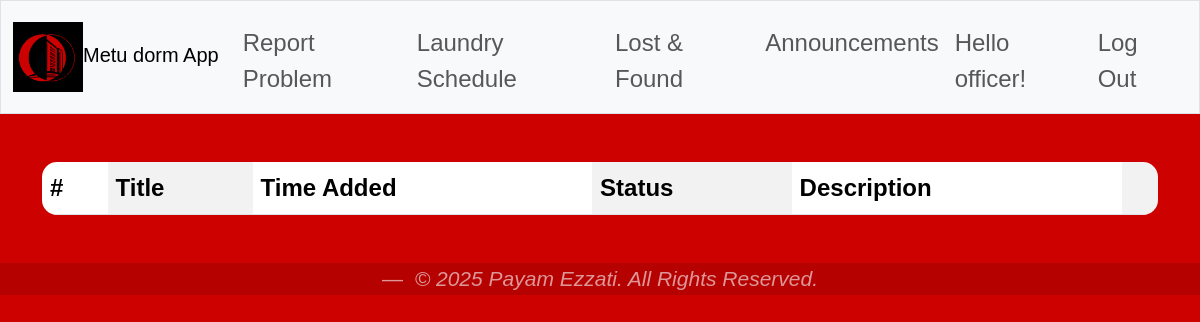
Before: /report_problem (signed in) with the older database file.
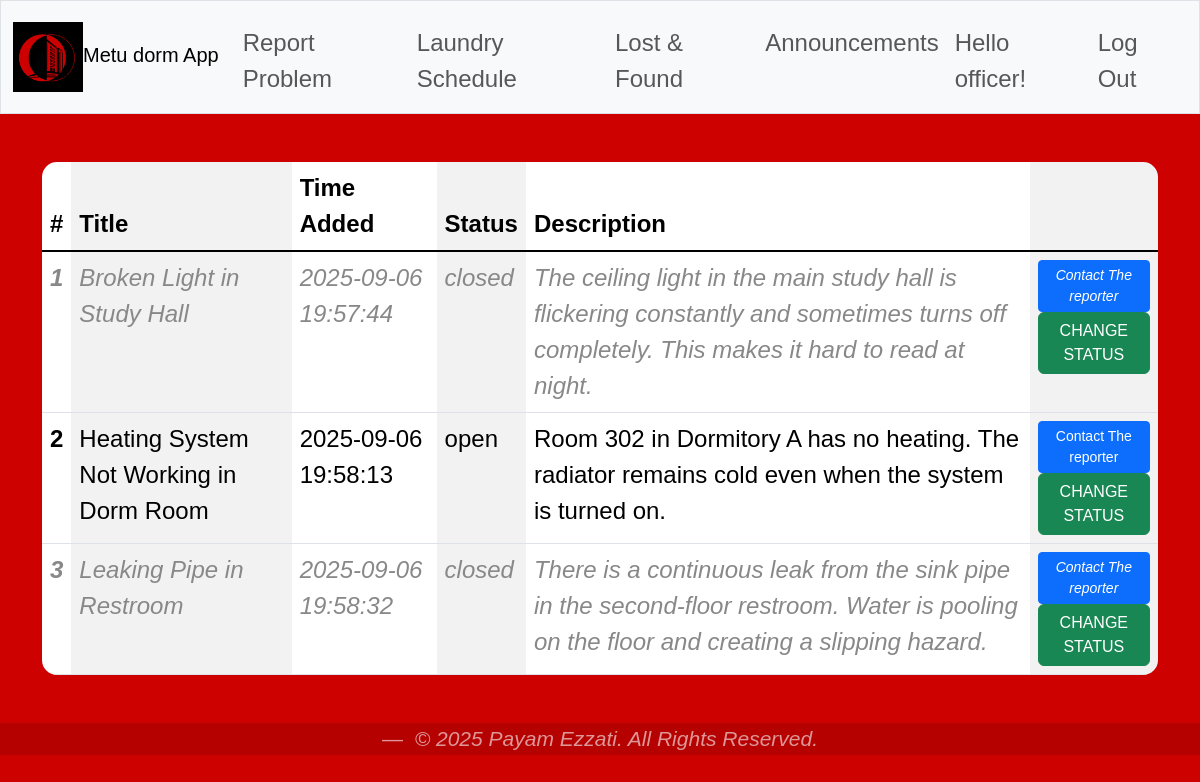
After: the same page with the newer database file.
### tables this page shows
CREATE TABLE problems (
    id INTEGER PRIMARY KEY AUTOINCREMENT,
    user_id INTEGER NOT NULL,
    dorm TEXT,
    title TEXT NOT NULL,
    description TEXT NOT NULL,
    status TEXT DEFAULT 'open',
    date_reported TEXT DEFAULT (datetime('now')),
    FOREIGN KEY (user_id) REFERENCES userss(id)
    );

### app.py (the view)
@app.route("/report_problem", methods=["GET", "POST"])
@login_required
def report():
    if request.method == "POST":
        if session["role"] == "Student":
            description = request.form.get("description")
            title = request.form.get("title")
            if not description or not title:
                return apology("Fill in all fields", 400)
            db = get_db()
            cursor = db.execute( "INSERT INTO problems (user_id,dorm,title,description) VALUES (?, ?, ?,?)",
            (session["user_id"],session["dorm"], title,description,))
            db.commit()
            return redirect("/")
        elif session["role"] == "Officer":
            print("a")
    else:
            db = get_db()
            cursor = db.execute( "SELECT problems.id as id, problems.title as title, problems.description as description, problems.status as status, problems.date_reported as date_reported,userss.email as email FROM problems JOIN userss ON userss.id = problems.user_id  WHERE dorm= ?",(session["dorm"],))
            rows = cursor.fetchall()
            return render_template("report.html",rows=rows)

### app.py (called while the page is built)
def get_db():
    if "db" not in g:
        g.db = sqlite3.connect(DATABASE)
        g.db.row_factory = sqlite3.Row
    return g.db

### helpers.py (called while the page is built)
def login_required(f):
    @wraps(f)
    def decorated_function(*args, **kwargs):
        if session.get("user_id") is None:
            return redirect("/login")
        return f(*args, **kwargs)
    return decorated_function

### templates/report.html (shortened to what this page needs)
{% extends "layout.html" %}
{% block main %}
{%if session["role"] == "Student"%}
    <form method = "POST">
        <div class="mb-3 col-4" >
            <label  class="form-label">Report Title</label>
            <input type="text" class="form-control" name="title" placeholder="Air conditioning not working" required>
            <div  class="form-text">Try to be precise</div>
        </div>
        <div class="mb-3">
            <label  class="form-label" required>description</label>
            <textarea class="form-control" name="description" rows="10" placeholder="Describe the problem in detail with LOCATION" required></textarea>
        </div>
        <button type="submit" class="btn btn-dark"> REPORT </button>
</form>
{%elif session["role"] =="Officer"%}
    <table class="table table-striped-columns">
  <thead>
    <tr>
      <th scope="col">#</th>
      <th scope="col">Title</th>
      <th scope="col">Time Added</th>
      <th scope="col">Status</th>
      <th scope="col">Description</th>
      <th scope="col"></th>
    </tr>
  </thead>
  <tbody class="table-group-divider">
    {%for row in rows%}
    <tr class="{{ 'closed-text' if row['status'] == 'closed' else '' }}">
      <th scope="row">{{loop.index}}</th>
      <td>{{row["title"]}}</td>
      <td>{{row["date_reported"]}}</td>
      <td>{{row["status"]}}</td>
      <td>{{row["description"]}}</td>
      <td><a href="https://mail.google.com/mail/?view=cm&fs=1&to={{ row['email'] }}&su=About your lost item&body=Hello, I think I found your item."
            target="_blank"
            class="btn btn-primary btn-sm">
      Contact The reporter
    </a> <form method="POST" action="/change_status">
                    <button type="submit" class="btn btn-success">CHANGE STATUS</button>
                </form></td>
    </tr>
    {% endfor %}
  </tbody>
</table>
{%endif%}
{% endblock %}

Changed rows visible on the page:
added problems: title "Broken Light in Study Hall", date_reported "2025-09-06 19:57:44", status "closed", description "The ceiling light in the main study hall is flickering constantly and sometimes turns off completely. This makes it hard to read at night."
added problems: title "Heating System Not Working in Dorm Room", date_reported "2025-09-06 19:58:13", status "open", description "Room 302 in Dormitory A has no heating. The radiator remains cold even when the system is turned on."
added problems: title "Leaking Pipe in Restroom", date_reported "2025-09-06 19:58:32", status "closed", description "There is a continuous leak from the sink pipe in the second-floor restroom. Water is pooling on the floor and creating a slipping hazard."
